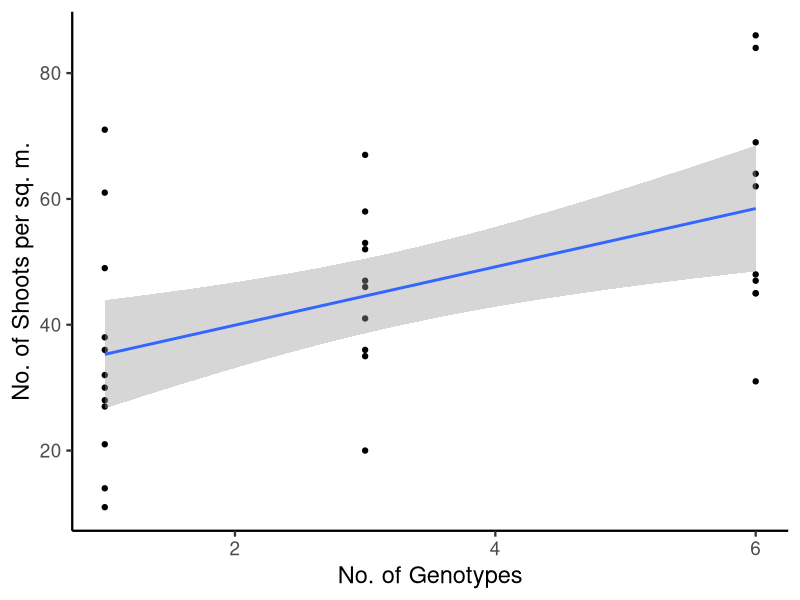
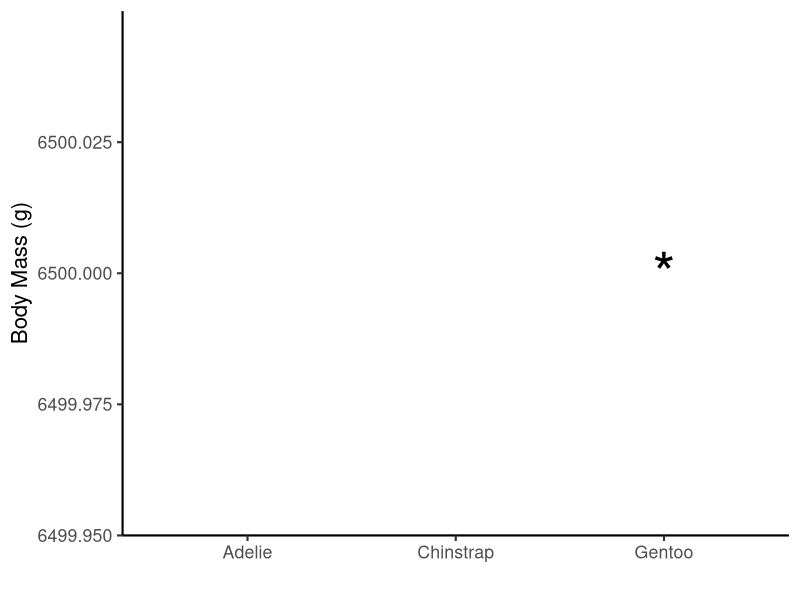

These charts were generated, in order, by the following R code:
## ---- chunk 1
#library(flair)
## ---- chunk 2
library(ggplot2)

# Load the data ####
eelgrass <- read.csv("data/15q05EelgrassGenotypes.csv")

ggplot(eelgrass,
       aes(y = shoots, x = treatment.genotypes)) +
  geom_point() +
  stat_smooth(method = "lm") +
  theme_classic(base_size = 17) +
  labs(x = "No. of Genotypes", y = "No. of Shoots per sq. m.")
## ---- chunk 3
library(palmerpenguins)
library(ggplot2)

ggplot(penguins |> dplyr::filter(!is.na(flipper_length_mm)),
       mapping = aes(x = species,
                     color = species,
           y = body_mass_g)) +
  stat_summary(fun.data = "mean_sdl", size = 1, show.legend = FALSE) +
  annotate(geom = "text", x=3, y = 6500, label = "*", size = 15) +
  theme_classic(base_size = 16) +
  labs(y = "Body Mass (g)", x = "")
